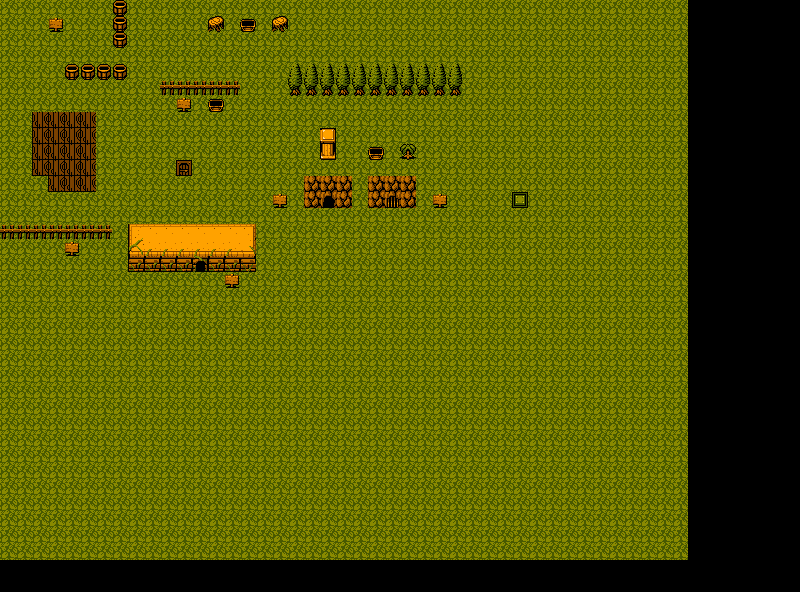

The image is a tile-based game level rendered from a .tmx file. Its description and source (layers, tilesets, objects; grid data summarised) follow:
An orthogonal 50x37 tile map with 16x16 px tiles, 3 tile layers (ground, objects, overhead), 6 tilesets and 34 objects (Welcome Sign, Chest, Tresure Chest, Open door, Next to closed dungeon, ...).

<map version="1.10" tiledversion="1.12.1" orientation="orthogonal" renderorder="right-down" width="50" height="37" tilewidth="16" tileheight="16" infinite="0" nextlayerid="13" nextobjectid="62">
 <tileset firstgid="1" name="world" tilewidth="16" tileheight="16" tilecount="119" columns="7">
  <image source="assets/ENVIRONMENT/tilesets/tileset-world.png" trans="ff00ff" width="112" height="272" />
 </tileset>
 <tileset firstgid="120" name="sign" tilewidth="16" tileheight="16" tilecount="0" columns="1">
  <image source="assets/OBJECTS/sprites/sign.png" trans="ff00ff" width="16" height="16" />
 </tileset>
 <tileset firstgid="121" name="chest-opened" tilewidth="16" tileheight="16" tilecount="0" columns="1">
  <image source="assets/OBJECTS/sprites/chest-closed.png" trans="ff00ff" width="16" height="16" />
 </tileset>
 <tileset firstgid="121" name="chest-closed" tilewidth="16" tileheight="16" tilecount="0" columns="1">
  <image source="assets/OBJECTS/sprites/chest-opened.png" trans="ff00ff" width="16" height="16" />
 </tileset>
 <tileset firstgid="122" name="button-up" tilewidth="16" tileheight="16" tilecount="0" columns="1">
  <image source="assets/OBJECTS/button/button1.png" trans="ff00ff" width="16" height="16" />
 </tileset>
 <tileset firstgid="123" name="button-down" tilewidth="16" tileheight="16" tilecount="0" columns="1">
  <image source="assets/OBJECTS/button/button2.png" trans="ff00ff" width="16" height="16" />
 </tileset>
 <layer id="6" name="ground" width="50" height="37">
  <data>[1850 cells, 1505 non-empty, 2 distinct tile ids]</data>
 </layer>
 <layer id="7" name="objects" width="50" height="37">
  <data>[1850 cells, 81 non-empty, 22 distinct tile ids]</data>
 </layer>
 <layer id="8" name="overhead" width="50" height="37">
  <data>[1850 cells, 30 non-empty, 2 distinct tile ids]</data>
 </layer>
 <objectgroup id="9" name="col">
  <object id="22" x="288.545" y="84.3636" width="141.273" height="12.3636" />
  <object id="23" x="429.455" y="85.0909" width="31.6364" height="10.7273" />
  <object id="24" x="112.5" y="0.5" width="14.75" height="47" />
  <object id="25" x="67" y="64.25" width="58.5" height="15.75" />
  <object id="26" x="208.25" y="17.75" width="14.75" height="14" />
  <object id="27" x="272.25" y="16.25" width="15.25" height="16.25" />
  <object id="28" x="176.5" y="160.25" width="16" height="14.75" />
  <object id="29" x="128.75" y="224.5" width="127.75" height="47.25" />
  <object id="30" x="304" y="175.5" width="47.5" height="32.25" />
  <object id="33" x="165.636" y="80.3636" width="74.3636" height="14.3636" />
  <object id="36" x="177.091" y="99.0909" width="15.0909" height="12.3636" />
  <object id="37" x="208.364" y="97.4545" width="15.4545" height="14" />
  <object id="38" x="48.9091" y="19.2727" width="13.8182" height="11.8182" />
  <object id="39" x="368.182" y="176.364" width="48.3636" height="30.9091" />
  <object id="40" x="272.909" y="195.273" width="12.7273" height="9.45455" />
  <object id="41" x="433.455" y="195.455" width="13.6364" height="11.2727" />
  <object id="42" x="225.273" y="275.273" width="12.1818" height="11.0909" />
  <object id="51" x="-0.5" y="225.5" width="111.5" height="13" />
  <object id="52" x="65.5" y="245" width="13" height="9.5" />
  <object id="54" x="241.563" y="19.75" width="12.9375" height="12.125" />
 </objectgroup>
 <objectgroup id="11" name="interactables">
  <object id="45" name="Welcome Sign" x="48.25" y="17.25" width="15.5" height="15.75">
   <properties>
    <property name="text" value="Welcome to the paper keep test map. This is a test for signs and interaction. Feel free to explore this test world and see what Noah is (or was) currently testing. " />
    <property name="type" value="sign" />
   </properties>
  </object>
  <object id="46" name="Chest" x="176.25" y="97.75" width="16" height="14.5" />
  <object id="47" name="Tresure Chest" x="208.5" y="97.25" width="16" height="14.25">
   <properties>
    <property name="text" value="Just kidding | There is not tresure here. Though I'm sure when Noah adds an inventory, there will be." />
    <property name="type" value="chest" />
   </properties>
  </object>
  <object id="48" name="Open door" x="272" y="193.75" width="15" height="13.75">
   <properties>
    <property name="text" value="Go ahead and walk right in. Noah might test the raycaster here" />
    <property name="type" value="sign" />
   </properties>
  </object>
  <object id="49" name="Next to closed dungeon" x="432.25" y="194.75" width="16" height="13">
   <properties>
    <property name="text" value="This door is closed. When Noah implements this like a good boy, figure out how to open it." />
    <property name="type" value="sign" />
   </properties>
  </object>
  <object id="50" name="In front of dungeon" x="225" y="275" width="13.75" height="13.25">
   <properties>
    <property name="text" value="I wonder what Noah will put here" />
    <property name="type" value="sign" />
   </properties>
  </object>
  <object id="53" name="MultiPages" x="63.5" y="244.5" width="17.5" height="11">
   <properties>
    <property name="text" value="This is a test for multiple dialogue pages. The dialogue should break here: | Did it break? If not fix it. Lets see it again. The text will break here: | It had to have done it this time right? Okay, that's all " />
    <property name="type" value="sign" />
   </properties>
  </object>
  <object id="55" name="TestChest" x="240" y="18.375" width="16" height="14.125">
   <properties>
    <property name="text" value="You got nothing. | This is a test treasure chest meant to test my interactables. You should be reading this and the chest should appear opened." />
    <property name="type" value="chest" />
   </properties>
  </object>
  <object id="56" name="TestCaveDoor" x="384.091" y="192.182" width="16.0909" height="16.7273">
   <properties>
    <property name="spawn" value="default" />
    <property name="to" value="test_cave.tmx" />
    <property name="type" value="closed_door" />
   </properties>
  </object>
  <object id="57" name="CaveOpenDoor" x="319.909" y="192.091" width="16.3636" height="16.7273">
   <properties>
    <property name="type" value="cave_entrance" />
   </properties>
  </object>
  <object id="58" name="OpenCaveButton" x="512" y="192.182" width="16" height="15.4545">
   <properties>
    <property name="layer" value="ground" />
    <property name="target" value="TestCaveDoor" />
    <property name="toggleable" type="bool" value="false" />
    <property name="type" value="button" />
   </properties>
  </object>
 </objectgroup>
 <objectgroup id="12" name="spawns">
  <object id="59" name="default" x="56.25" y="52.75">
   <point />
  </object>
  <object id="60" name="lockedcaveexit" x="392.375" y="212.25">
   <point />
  </object>
  <object id="61" name="bee_sp_1" type="enemy" x="546" y="68">
   <properties>
    <property name="enemyType" value="bee" />
    <property name="maxCount" value="1" />
   </properties>
   <point />
  </object>
 </objectgroup>
</map>
